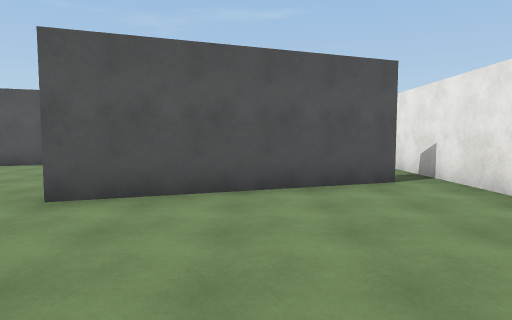
view 1 (above)

24 first-person views from a walk through a 3-D level made in the Unity game engine. The camera is 1.5 m above the floor, tilts 4° down and sees 75° across. The floor is counted in squares, 2 m on a side. Each view is taken from the middle of a square. On the plan, view 1 faces up. The plan holds only what a view shows up to about 11 squares ahead; the rest is blank. The place goes on beyond the plan. The player is left out. Surface patterns are stand-ins for the level's own textures.

view 2
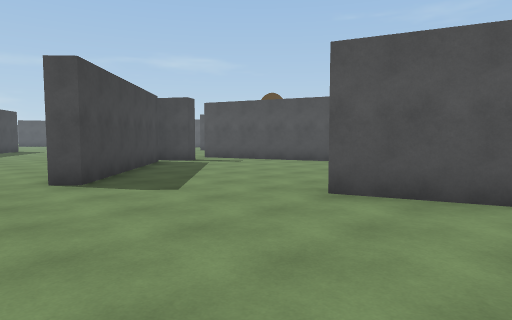

view 3
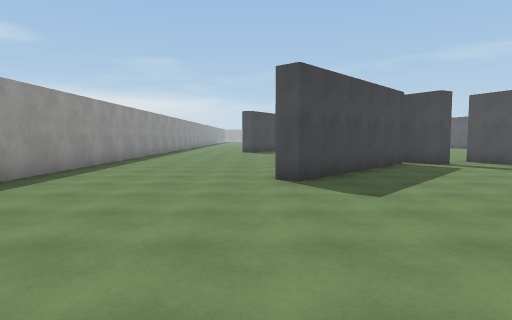

view 4
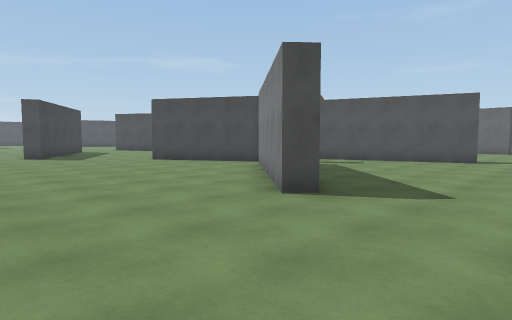

view 5
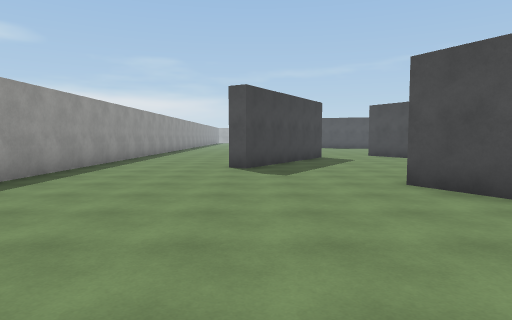

view 6
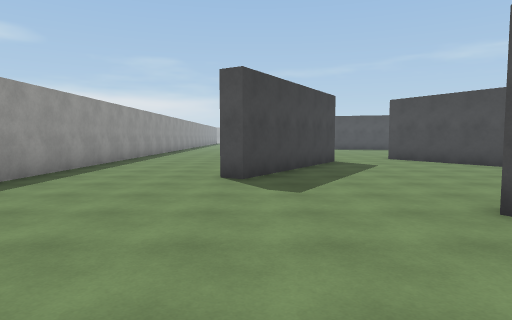

view 7
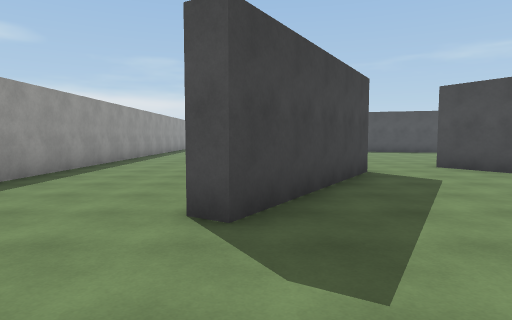

view 8
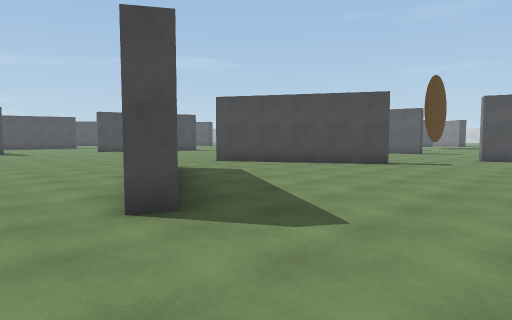

view 9
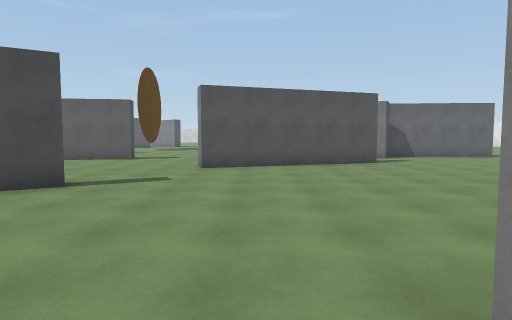

view 10
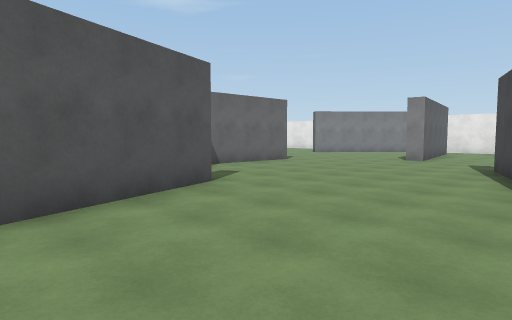

view 11
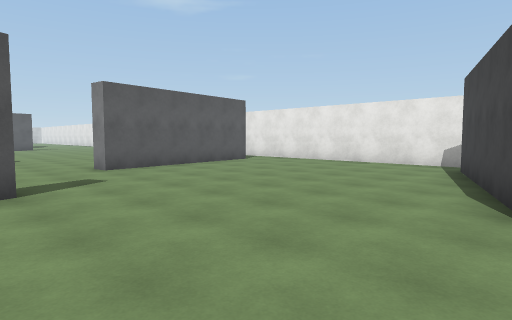

view 12
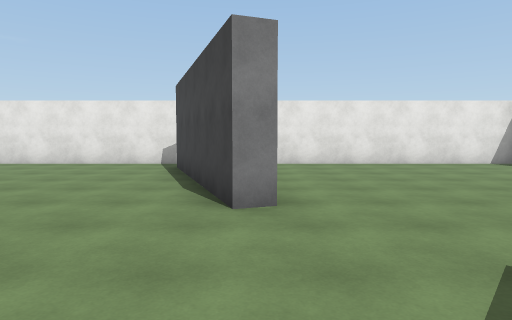

view 13
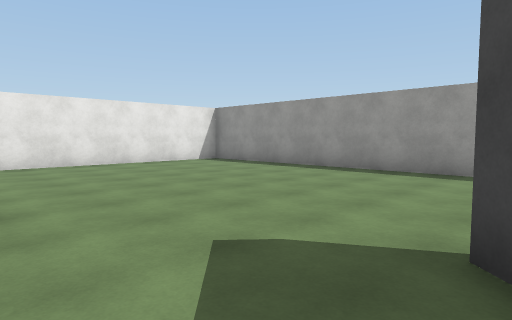

view 14
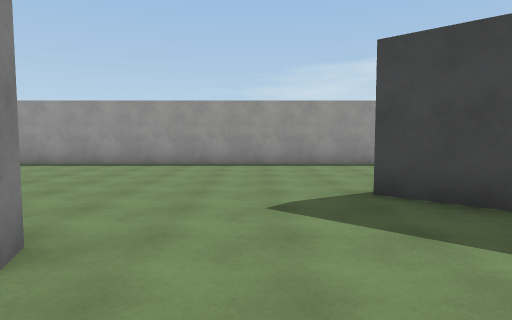

view 15
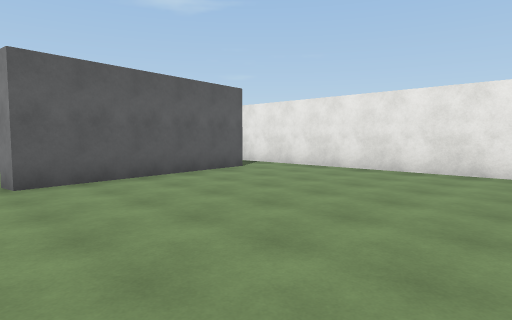

view 16
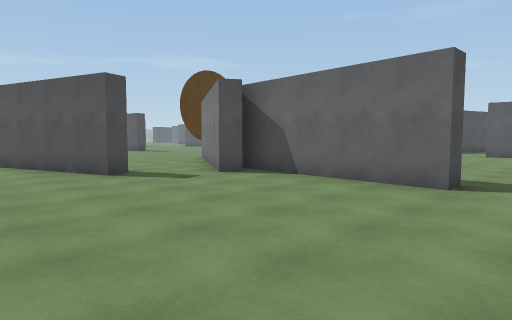

view 17
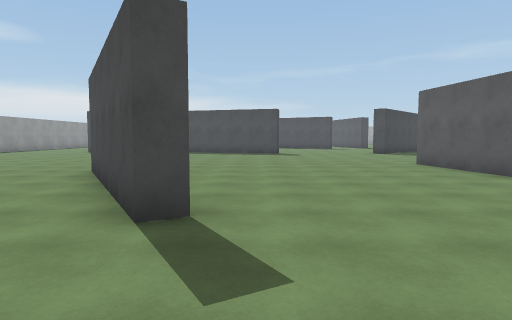

view 18
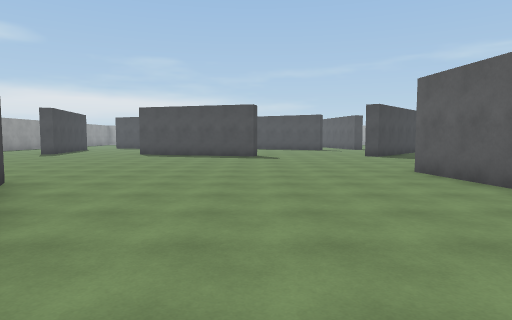

view 19
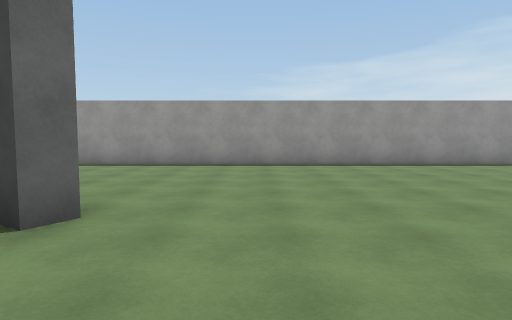

view 20
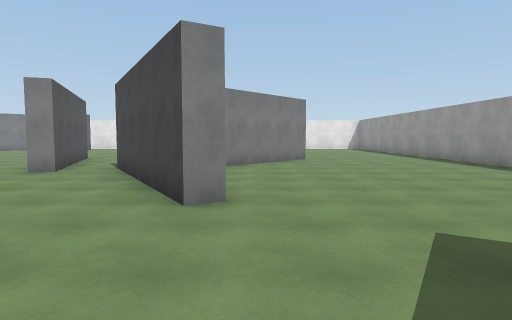

view 21
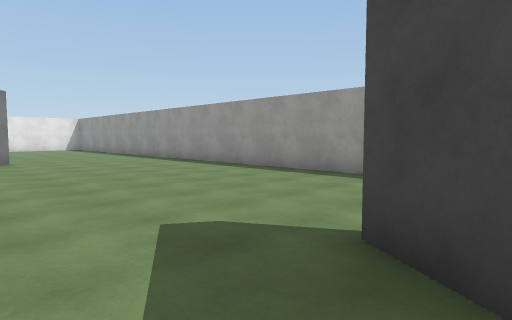

view 22
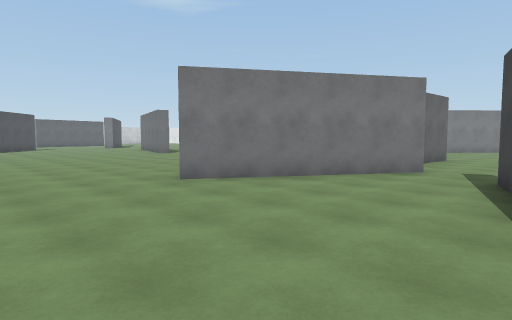

view 23
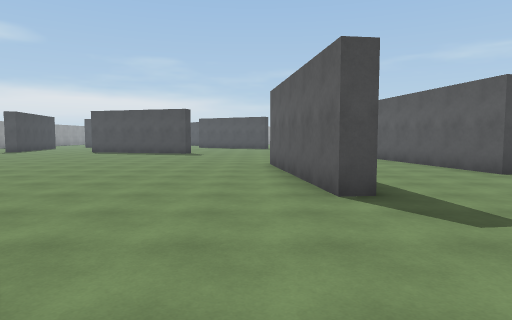

view 24
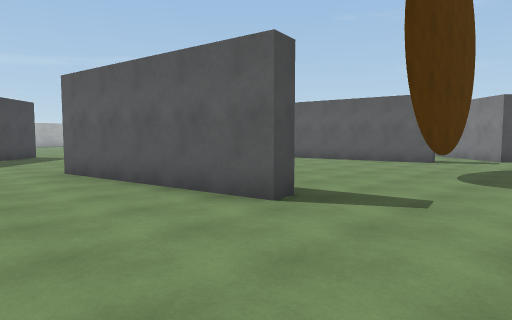

### Floor plan
Points are (right, up) in squares from view 1. A wall is a line through its corners. A room is listed if a view was taken in it or the views show most of it. See-through windows are left out.
Room 1 (views 1, 2, 3, 4, 5, 6, 7, 8, 9, 10, 11, 12, 13, 14, 15, 16, 17, 18, 19, 20, 21, 22, 23, 24)
walls: (-11.6, 12.7) (-10.7, 13) (-10.5, 12.5) (-15.3, 10.9) (-15.5, 11.5); (-9.3, 14.9) (-9.6, 14.5) (-13.8, 17.1); (-6.8, 8.9) (-5.3, 9.4); (-5.3, 15.7) (-5.4, 15.2) (-9.9, 15.4); (-9.1, 6.3) (-8.8, 5.9) (-13.2, 3.4) (-13.4, 3.8) (-9.1, 6.3); (-5.2, 9) (-9.9, 7.3) (-10.1, 7.8); (-18.2, 14.6) (-18.1, 14) (-23.2, 13.4); (-17.2, 8.5) (-16.9, 7.9) (-21.3, 5.4); (-9.2, 5.1) (-5.5, 1.7) (-5.9, 1.3) (-9.5, 4.6); (-20.7, 18.5) (-20.6, 17.9) (-25.5, 17); (-21.5, 5.8) (-21, 6.1); (1.9, 12.3) (-3.1, 11.6) (-3.2, 12.1); (-20.4, 2.9) (-20.1, 3.4) (-15.9, 0.8) (-16.2, 0.2); (-20, 23.5) (-20, 20.9); (2.4, 5.5) (-2.4, 3.8) (-2.6, 4.2) (2.2, 5.9); (-21.2, 25.2) (-22.7, 25); (-19.7, 26.8) (-20.9, 27.8); (3.3, -3.1) (3.3, 13.9); (-27.5, -3.2) (2.6, -3.2)
ways out: opening at (-26.5, 16); opening at (-21.5, 24); opening at (-21, 19.5)

Positions as (right, up) in squares from view 1, and headings:
1: (0, 0), facing up
2: (0, 0), facing up-left
3: (0, 1), facing left
4: (-3, -2), facing up-left
5: (-8, 1), facing left
6: (-10, 1), facing left
7: (-13, 1), facing left
8: (-13, -1), facing up-left
9: (-14, 3), facing up
10: (-14, 8), facing up-right
11: (-6, 4), facing up-right
12: (-6, 4), facing right
13: (-6, 4), facing down-right
14: (-4, 6), facing down
15: (-4, 6), facing up-right
16: (-4, 10), facing up-left
17: (-14, 9), facing left
18: (-16, 10), facing left
19: (-22, 6), facing down
20: (-17, 3), facing right
21: (-17, 3), facing down-right
22: (-17, 12), facing up-right
23: (-14, 13), facing left
24: (-18, 15), facing up-left
